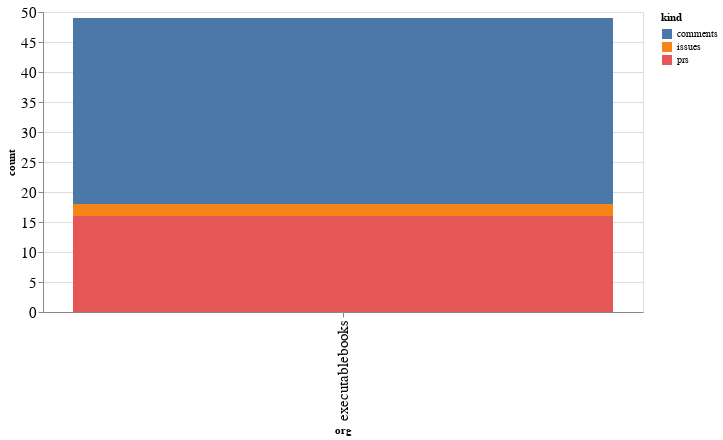

This figure's notebook cell:
### Code cell
alt.Chart(org_summaries, width=600).mark_bar().encode(
    x='org',
    y='count',
    color='kind',
    tooltip="org"
)

### Figure 1 — Vega-Lite specification as saved in the notebook (floating-point values rounded to 4 significant figures)
{"config": {"axisLeft": {"labelFontSize": 15}, "axisBottom": {"labelFontSize": 15}}, "data": {"name": "data-b14e08105130fdb6587d5c812e69ae87"}, "mark": "bar", "encoding": {"color": {"type": "nominal", "field": "kind"}, "tooltip": {"type": "nominal", "field": "org"}, "x": {"type": "nominal", "field": "org"}, "y": {"type": "quantitative", "field": "count"}}, "width": 600, "$schema": "https://vega.github.io/schema/vega-lite/v4.8.1.json", "datasets": {"data-b14e08105130fdb6587d5c812e69ae87": [{"org": "executablebooks", "kind": "comments", "count": 31}, {"org": "executablebooks", "kind": "issues", "count": 2}, {"org": "executablebooks", "kind": "prs", "count": 16}]}}
